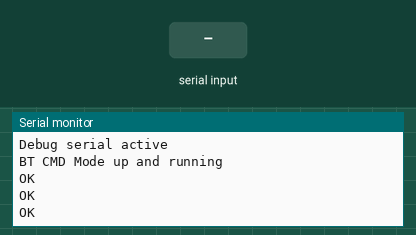
The sketch below on a simulated Arduino Uno, built with avr-gcc and run on an emulated ATmega328P. Parts: the last lines printed to the serial monitor. Inputs (shaded band) come from the test bench. The modem accepts every AT command (registered, SIM ready, sends succeed) and sends nothing else.

Above: at 1.2 s.
1.3 s: "1\n" received over the second serial link
At 2.1 s:
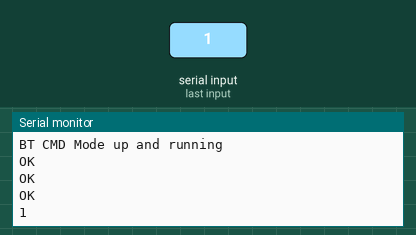
2.8 s: "0\n" received over the second serial link
At 3.3 s:
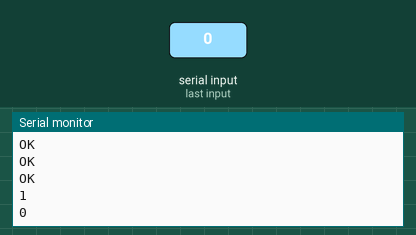

The sketch:

ArduinoBluetoothCmdTests.ino
```cpp
/*
 Name:		ArduinoBluetoothCmdTests.ino
 Created:	12/12/2019 2:44:52 PM
 Author:	Michael

 Sample to send commands to Arduino Bluetooth shield via serial monitor

 Written and tested in Visual Studio using Visual Micro
 Tested against Arduino Uno and itea Bluetooth shield with HC-05 module

 MUST HAVE BOARD TOGGLED TO CMD
 MUST HAVE BOARD JUMPERS SET FOLLOWING for IO4 TX and IO5 RX
 °°°|°°
 °°|°°°
 °°°°°°
 MUST HAVE DEBUG SERIAL SET TO 9600 Baud
 MUST HAVE BT SERIAL SET TO 38400 Baud

  * AT 			    +NAME:itead
 * AT+VERSION 	    +VERSION:hc01.comV2.1
 * AT+ADDR		    +ADDR:2016:4:76101
 * AT+UART		    +UART:9600,0,0
 * AT+NAME=<param>  OK set the module name
 * AT+NAME?         +NAME:<Param> Get the module name
 * AT+ORGL          OK - restore to defaults
 * AT+RESET         OK - reset
 *
 * AT+ROLE		    +ROLE:0 (1=master, 0=slave)
 * AT+PSWD		    +PSWD:1234 (pairing PIN)

 HC-05 supported baud rate: 9600,19200,38400,57600,115200,230400,460800.
 However, there are multiple errors over 115,200 when running on an UNO

*/
#include <SoftwareSerial.h>


// The jumpers on BT board are set to 4TX and 5RX.
// They are reversed on serial since RX from BT gets TX to serial
SoftwareSerial btSerial(5, 4); //RX,TX


// the setup function runs once when you press reset or power the board
void setup() {
     //Need 38400 for BT and 9600 for serial to send AT commands
     //strange because BT AT cmd shows BT baud is 9600.

     //If I set BT serial higher via an AT command, it still only
     //works if I set the software serial for BT at 38400

     //Although we can set the default debug serial port higher
     //9600 is adequate
    SetupCommunications(9600, 38400);
    //SetupCommunications(115200, 460800);
}


// the loop function runs over and over again until power down or reset
void loop() {
    SendReceiveBT_AT_Cmds();
}


void SetupCommunications(long dbgBaud, long btBaud) {
    Serial.begin(dbgBaud);
    btSerial.begin(btBaud);

    while (!Serial) {
        ; // wait for default serial port to connect. Needed for Native USB only
    }
    Serial.println("Debug serial active");
    // example had pin 9 set low, then high but does not seem necessary

    Serial.println("BT CMD Mode up and running");

    btSerial.write("AT\r\n");
    Serial.println(btSerial.readStringUntil('\n'));

    btSerial.write("AT+NAME?\r\n");
    Serial.println(btSerial.readStringUntil('\n'));

    btSerial.write("AT+UART\r\n");
    Serial.println(btSerial.readStringUntil('\n'));


    //Serial.println(btSerial.write("AT+NAME?"));
    //Serial.println(btSerial.write("AT+UART"));
    //
    //Serial.println(btSerial.read(""));

    //Serial.println(btSerial.write(""));
    //Serial.println(btSerial.write(""));


}

// Private methods

/**
 * Receive AT commands from VS serial monitor and pass them to Bluetooth module.
 * Set the serial monitor to add LF and CRL to outgoing
 * The shield must already be switched via toggle to CMD mode. Cannot be done
 * programatically.  Here is the configuration info from AT commands
 * https://www.itead.cc/wiki/BT_Shield_(Master_Slave)
 *
 * AT 			    +NAME:itead
 * AT+VERSION 	    +VERSION:hc01.comV2.1
 * AT+ADDR		    +ADDR:2016:4:76101
 * AT+UART		    +UART:9600,0,0
 * AT+NAME=<param>  OK set the module name
 * AT+NAME?         +NAME:<Param> Get the module name
 * AT+ORGL          OK - restore to defaults
 * AT+RESET         OK - reset
 *
 * AT+ROLE		    +ROLE:0 (1=master, 0=slave)
 * AT+PSWD		    +PSWD:1234 (pairing PIN)
 *
 * incoming responses from Bluetooth are ended with \r\n
*/

#define IN_BUFF_SIZE 100
char buff[IN_BUFF_SIZE];
unsigned char inIndex = 0;

void SendReceiveBT_AT_Cmds() {

    //btSerial.

    // Stream any input from bluetooth to the debug serial stream
    // each entry 1 character (int). Each response finished with \r\n
    if (btSerial.available() > 0) {
        buff[inIndex] = (char)btSerial.read();

        Serial.write(buff[inIndex]);
        //btSerial.write(buff[inIndex]);

        if (buff[inIndex] == '\n') {
            //Serial.write(buff);
            // In a normal program we could see what msg came in and act on it
            // Not sure what comes in when in data mode
            memset(buff, 0, IN_BUFF_SIZE);
            inIndex = 0;
        }
        else {
            inIndex++;
            // Wipe out buffer if too long
            if (inIndex >= IN_BUFF_SIZE) {
                inIndex = 0;
                Serial.println("Corrupt BT input. Purge buffer");
            }
        }
    }
    else {
        //char[1] = {'a'};
       // btSerial.write("aa\r\n");
    }

    // This is the simple version which just pushes each character to debug serial
    //if (btSerial.available() > 0) {
    //	Serial.write(btSerial.read());
    //}


    // Get AT cmd from Visual Studio Serial monitor incoming stream to send to Bluetooth
    if (Serial.available() > 0) {
        btSerial.write(Serial.read());
    }
}


void SendReceiveBT_AT_CmdsEcho() {
}
```

Measured:
- after the input at 1.3 s, the serial monitor: prints a new line at once (image 1)
- after the input at 2.8 s, the serial monitor: prints a new line at once (image 2)
